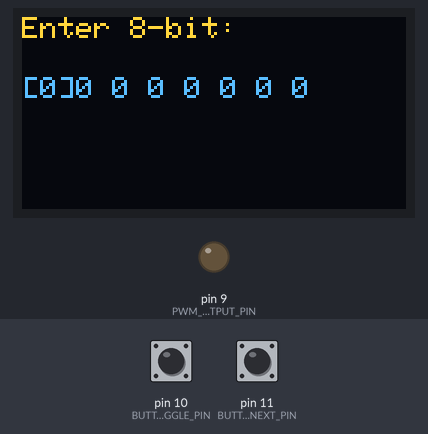
Bench run of a sketch on a simulated Arduino Uno, built with avr-gcc and run on an emulated ATmega328P. Shown: 128×64 one-colour display, output pins drawn as LEDs (lit = HIGH). The test bench sets the inputs (shaded band); at power-on: pin 10 (BUTTON_TOGGLE_PIN) HIGH, pin 11 (BUTTON_NEXT_PIN) HIGH. The OLED is the two-colour kind (top 16 rows yellow).

Above: at 1.2 s.
1.3 s: pin 10 (BUTTON_TOGGLE_PIN) pulled LOW for 0.15 s
At 2.5 s:
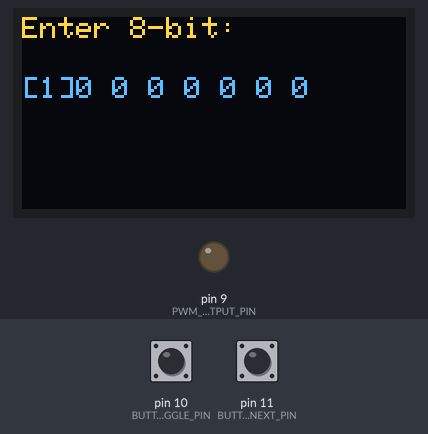
2.9 s: pin 11 (BUTTON_NEXT_PIN) pulled LOW for 0.15 s
At 3.8 s:
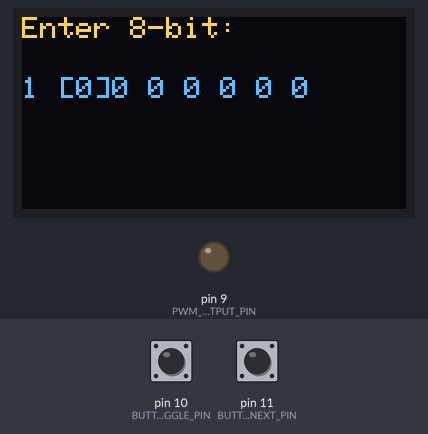
4.5 s: pin 10 (BUTTON_TOGGLE_PIN) pulled LOW for 1 s
At 5.0 s:
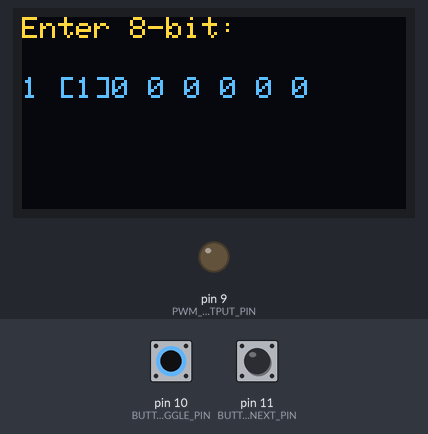
7.0 s: pin 11 (BUTTON_NEXT_PIN) pulled LOW for 1 s
At 8.1 s:
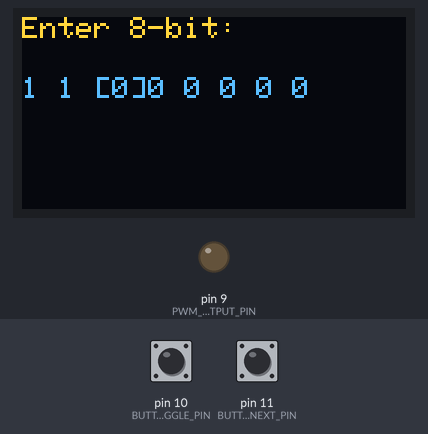
Timing chart, 0 to 10.0 s (numbered marks = the images above; inputs shaded):
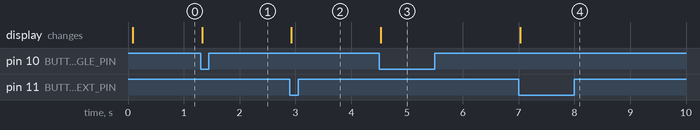

Measured:
- after the input at 1.3 s, the display: changes at once (image 1)
- after the input at 2.9 s, the display: changes at once (image 2)
- after the input at 4.5 s, the display: changes at once (image 3)
- after the input at 7.0 s, the display: changes at once (image 4)

The sketch:

8bit-gen-OLED.ino
```cpp
#include <Wire.h>
#include <Adafruit_GFX.h>
#include <Adafruit_SSD1306.h>

#define SCREEN_WIDTH 128
#define SCREEN_HEIGHT 64
#define OLED_RESET    -1
Adafruit_SSD1306 display(SCREEN_WIDTH, SCREEN_HEIGHT, &Wire, OLED_RESET);

#define PWM_OUTPUT_PIN 9
#define BUTTON_TOGGLE_PIN 10
#define BUTTON_NEXT_PIN 11

int currentBit = 0;
int bits[8] = {0, 0, 0, 0, 0, 0, 0, 0};
bool buttonToggleState = false;
bool lastButtonToggleState = false;
bool buttonNextState = false;
bool lastButtonNextState = false;

void setup() {

  if (!display.begin(SSD1306_I2C_ADDRESS, 0x3C)) {
    for (;;);
  }
  display.clearDisplay();
  display.display();


  pinMode(PWM_OUTPUT_PIN, OUTPUT);
  pinMode(BUTTON_TOGGLE_PIN, INPUT_PULLUP);
  pinMode(BUTTON_NEXT_PIN, INPUT_PULLUP);


  updateDisplay();
}

void loop() {

  buttonToggleState = digitalRead(BUTTON_TOGGLE_PIN);
  buttonNextState = digitalRead(BUTTON_NEXT_PIN);


  if (buttonToggleState == LOW && lastButtonToggleState == HIGH) {
    bits[currentBit] = !bits[currentBit];
    updateDisplay();
  }


  if (buttonNextState == LOW && lastButtonNextState == HIGH) {
    if (currentBit == 7) {
      updatePWMOutput();
      delay(1000);
      resetBits();
    } else {
      currentBit++;
    }
    updateDisplay();
  }


  lastButtonToggleState = buttonToggleState;
  lastButtonNextState = buttonNextState;
}

void updateDisplay() {

  display.clearDisplay();


  display.setTextSize(1);
  display.setTextColor(SSD1306_WHITE);
  display.setCursor(0, 0);
  display.println("Enter 8-bit:");


  display.setCursor(0, 20);
  for (int i = 0; i < 8; i++) {
    if (i == currentBit) {
      display.print("[");
    }
    display.print(bits[i]);
    if (i == currentBit) {
      display.print("]");
    } else {
      display.print(" ");
    }
  }


  display.display();
}

void updatePWMOutput() {

  int pwmValue = 0;
  for (int i = 0; i < 8; i++) {
    pwmValue |= (bits[i] << (7 - i));
  }


  analogWrite(PWM_OUTPUT_PIN, pwmValue);


  display.clearDisplay();
  display.setTextSize(1);
  display.setTextColor(SSD1306_WHITE);
  display.setCursor(0, 0);
  display.println("PWM Updated");
  display.display();
  delay(1000);
}

void resetBits() {

  for (int i = 0; i < 8; i++) {
    bits[i] = 0;
  }
  currentBit = 0;
  updateDisplay();
}
```
